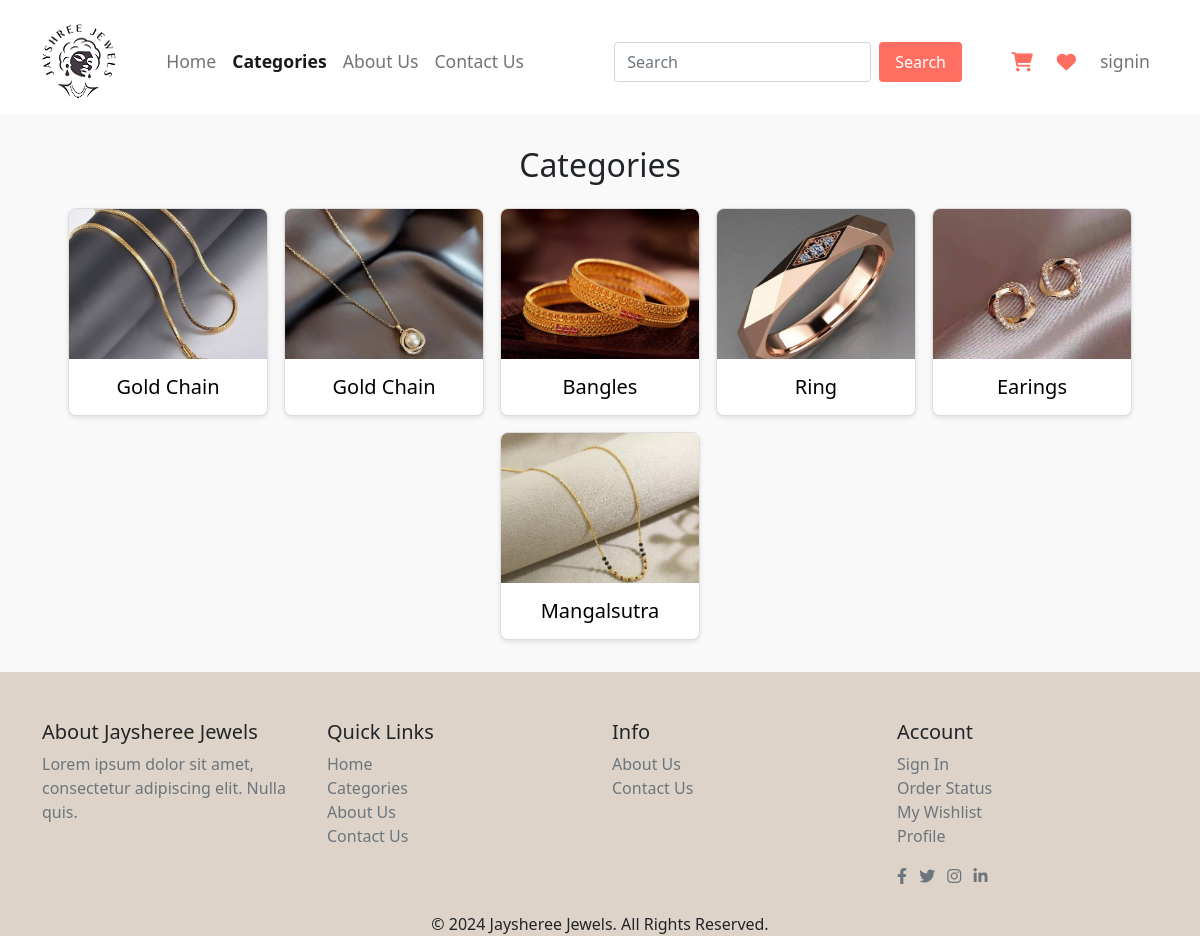
The page /user/category.php on the database as committed earlier.
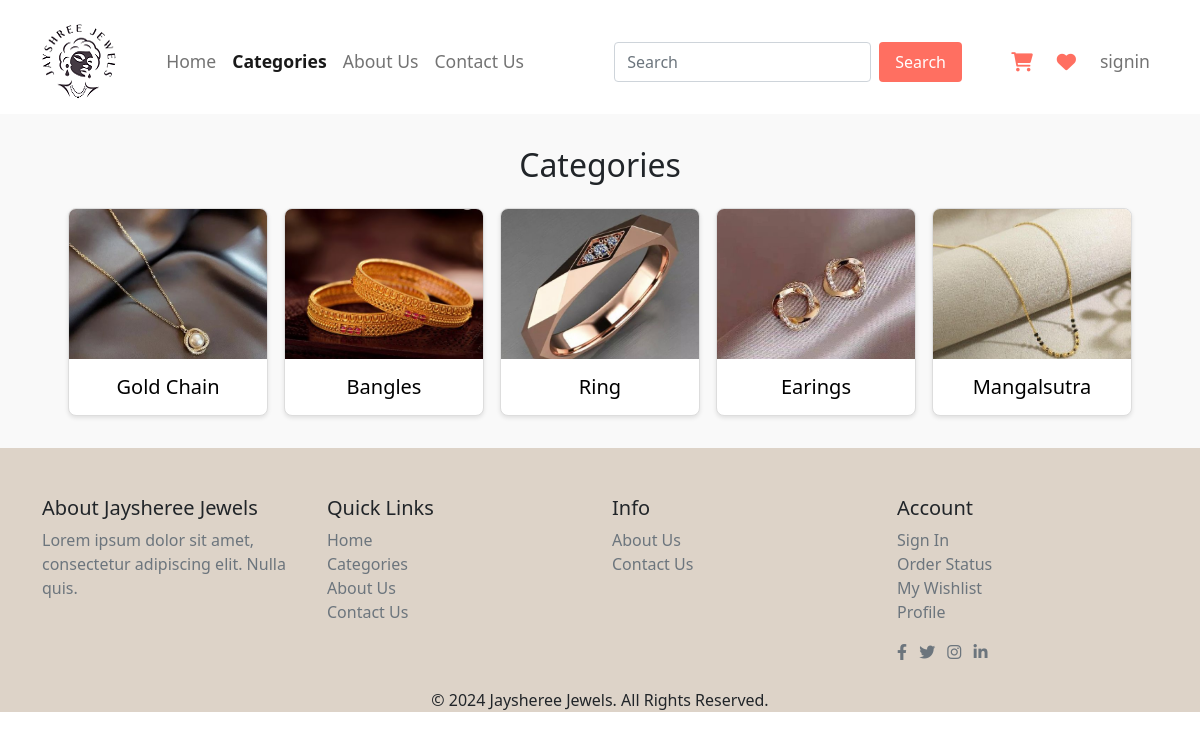
The same page on the database as committed later.
### tables this page shows
CREATE TABLE `category_tbl` (
  `c_id` int(11) NOT NULL,
  `c_code` varchar(10) NOT NULL,
  `c_name` varchar(255) NOT NULL,
  `c_gender` varchar(10) NOT NULL,
  `c_image` varchar(255) DEFAULT NULL,
  `c_status` varchar(10) NOT NULL
);

### user/category.php (the view)
<?php
include_once 'header.php';
include_once '../conn.php';
?>
<section class="popular-categories">
  <h2>Categories</h2>
  <div class="categories-container">
    <?php
    $q = "select * from category_tbl where c_status='Active' ";
    $result = mysqli_query($con, $q);
    while ($r = mysqli_fetch_assoc($result)) {
      ?>
    <a href="product.php?c_code=<?php echo $r['c_code']; ?>">
      <div class="category">
          <img src="<?php echo
            $r['c_image']; ?>" alt="<?php echo $r['c_name']; ?>">
          <h3><?php echo $r['c_name']; ?></h3>
      </div>
    </a>
    <?php
    }
    ?>
  </div>
</section>
<?php
    include('footer.php');
?>

### user/header.php (shortened to what this page needs)
<?php
include_once "../conn.php";
        ?>
<!DOCTYPE html>
<html lang="en">
<head>
    <link rel="stylesheet" href="../css/bootstrap.min.css">
    <link rel="stylesheet" href="../css/user_style.css">
    <link rel="stylesheet" href="https://cdnjs.cloudflare.com/ajax/libs/font-awesome/6.0.0-beta3/css/all.min.css">
</head>
<body>
    <header>
        <div class="container-fluid">
            <nav class="navbar navbar-expand-lg navbar-light pt-4">
                <div class="container">
                    <a href="index.php"><img src="../images/logo1.png" alt="Jayshree Jewels" class="img-fluid"></a>
                    <div class="collapse navbar-collapse" id="navbarNav">
                        <ul class="navbar-nav mx-auto">
                            <li class="nav-item">
                                <a class="nav-link" href="index.php" data-page="home">Home</a>
                            </li>
                            <li class="nav-item">
                                <a class="nav-link" href="category.php" data-page="categories">Categories</a>
                            </li>
                            <li class="nav-item">
                                <a class="nav-link" href="aboutUs.php" data-page="about">About Us</a>
                            </li>
                            <li class="nav-item">
                                <a class="nav-link" href="contactUs.php" data-page="contact">Contact Us</a>
                            </li>
                        </ul>
                        <form class="d-flex ms-auto" action="search.php" method="GET">
                            <input class="form-control me-2" type="search" placeholder="Search" aria-label="Search"
                                name="search">
                            <button class="buy-now" type="submit">Search</button>
                        </form>
                        <ul class="navbar-nav ms-auto d-flex align-items-center">
                            <li class="nav-item nav-icons">
                                <a class="nav-link" href="cart.php">
                                    <i class="fas fa-shopping-cart"></i>
                                </a>
                            </li>
                            <li class="nav-item nav-icons">
                                <a class="nav-link" href="wishlist.php">
                                    <i class="fas fa-heart"></i>
                                </a>
                            </li>
                            <li class="nav-item dropdown">
                                <?php
                                if (isset($_SESSION['user_username'])) {
                                    $email = $_SESSION['user_username'];
                                    $q = "select * from user_tbl where u_email='$email'";
                                    $result = mysqli_query($con, $q);
                                    if (mysqli_num_rows($result)) {
                                        $r = mysqli_fetch_assoc($result)
                                            ?>
                                        <a class="nav-link dropdown-toggle" href="#" id="navbarDropdown" role="button"
                                            data-bs-toggle="dropdown" aria-expanded="false">
                                            <?php echo $r['u_fullname']; ?>
                                        </a>
                                        <ul class="dropdown-menu" aria-labelledby="navbarDropdown">
                                            <li><a class="dropdown-item" href="profile.php">Profile</a></li>
                                            <li><a class="dropdown-item" href="order-history.php">Order History</a></li>
                                            <li><a class="dropdown-item" href="../logout.php">Logout</a></li>
                                        </ul>
                                        <?php
                                    }
                                } else {
                                    ?>
                                <li class="nav-item">
                                    <a class="nav-link" href="../signin.php">signin</a>
                                </li>
                                <?php
                                }
                                ?>
                            </li>
                        </ul>
                    </div>
                </div>
            </nav>
        </div>
    </header>

### user/footer.php
    <footer class=" bg-footer text-dark pt-5">
        <div class="container">
            <div class="row">
                <div class="col-md-3">
                    <h5>About Jaysheree Jewels</h5>
                    <p class="text-secondary">Lorem ipsum dolor sit amet, consectetur adipiscing elit. Nulla quis.</p>
                </div>
                <div class="col-md-3">
                    <h5>Quick Links</h5>
                    <ul class="list-unstyled">
                        <li><a href="index.php" class="text-secondary">Home</a></li>
                        <li><a href="category.php" class="text-secondary">Categories</a></li>
                        <li><a href="aboutUs.php" class="text-secondary">About Us</a></li>
                        <li><a href="contactUs.php" class="text-secondary">Contact Us</a></li>
                    </ul>
                </div>
                <div class="col-md-3">
                    <h5>Info</h5>
                    <ul class="list-unstyled">
                        <li><a href="aboutUs.php" class="text-secondary">About Us</a></li>
                        <li><a href="contactUs.php" class="text-secondary">Contact Us</a></li>
                    </ul>
                  </div>
                <div class="col-md-3">
                    <h5>Account</h5>
                    <ul class="list-unstyled">
                        <li><a href="signin.php" class="text-secondary">Sign In</a></li>
                        <li><a href="order-history.php" class="text-secondary">Order Status</a></li>
                        <li><a href="wishlist.php" class="text-secondary">My Wishlist</a></li>
                        <li><a href="profile.php" class="text-secondary">Profile</a></li>
                    </ul>
                    <div class="social-icons mt-3">
                        <a href="#" class="text-secondary me-2"><i class="fab fa-facebook-f"></i></a>
                        <a href="#" class="text-secondary me-2"><i class="fab fa-twitter"></i></a>
                        <a href="#" class="text-secondary me-2"><i class="fab fa-instagram"></i></a>
                        <a href="#" class="text-secondary"><i class="fab fa-linkedin-in"></i></a>
                    </div>
                </div>
            </div>
            <div class="row mt-4">
                <div class="col text-center">
                    <p class="mb-0">&copy; 2024 Jaysheree Jewels. All Rights Reserved.</p>
                </div>
            </div>
        </div>
    </footer>
</body>
</html>

### css/user_style.css (style rules this page uses)
body { overflow-x: hidden; }
.navbar-nav { white-space: nowrap; }
.nav-icons .nav-link { display: flex; align-items: center; padding: 0.5rem 1rem; }
.nav-icons .nav-link i { font-size: 1.2rem; margin-right: 0.5rem; color: #ff6f61; }
.navbar { padding: 15px 0; }
.navbar-nav .nav-link { color: #6b5841; font-size: 1.1em; padding: 0 20px; }
.navbar-nav .nav-link.active { color: #a47b61; font-weight: bold; }
.popular-categories { padding: 2rem; background-color: #f9f9f9; }
.popular-categories h2 { text-align: center; font-size: 2rem; margin-bottom: 1.5rem; }
.categories-container { display: flex; flex-wrap: wrap; justify-content: center; gap: 1rem; }
.category { background-color: #fff; border: 1px solid #ddd; border-radius: 8px; overflow: hidden; text-align: center; width: 200px; box-shadow: 0 2px 4px rgba(0, 0, 0, 0.1); transition: transform 0.3s; }
.category img { width: 100%; height: 150px; object-fit: cover; }
.category h3 { margin: 1rem 0; font-size: 1.25rem; }
.buy-now { background-color: #ff6f61; color: #fff; padding: 0.5rem 1rem; border: none; border-radius: 4px; cursor: pointer; font-size: 1rem; transition: background-color 0.3s; }
body { display: flex; flex-direction: column; min-height: 100vh; }
.bg-footer { background-color: #ddd3c8; color: #fff; }

Rows that differ between the two databases and show on the page:
removed category_tbl: c_image (picture), c_name "Gold Chain"
